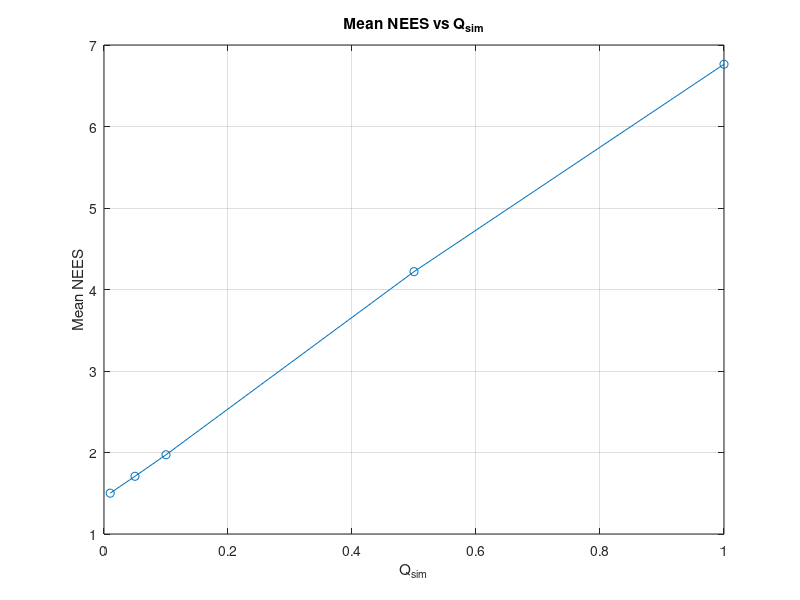

Here is the MATLAB script that generated this plot:
% Monte-Carlo 
% AIM: Adjusting Q_sim and see the OUTPUT in Mean NEES!!
% --------------------------------------------------

% Number of Monte Carlo runs
num_runs = 100;

% Define system matrices
A = eye(2); 
H = eye(2); 

% Initial state estimate and covariance
x_hat_0 = [0; 0]; % Initial state estimate
P_0 = eye(2); % Initial state covariance

% Measurement noise covariance (R)
R_sim = 0.1 * eye(2);

% Process noise covariance (Q) for Kalman filter
Q = 0.1 * eye(2); % Process noise covariance
R = 0.1 * eye(2); % Measurement noise covariance

% Time vector (Define the length of the simulation)
T = 0:0.1:10; 

% Range of Q_sim values to test
Q_sim_values = [0.01, 0.05, 0.1, 0.5, 1];

% Initialize array to store mean NEES for each Q_sim value
mean_NEES_all_Q_sim = zeros(length(Q_sim_values), 1);

for q_index = 1:length(Q_sim_values)
    Q_sim = Q_sim_values(q_index) * eye(2);
    
    % Initialize arrays to store NEES values for all runs
    NEES_values = zeros(num_runs, length(T));
    
    for run = 1:num_runs
        % Generate Simulated Data
        x_true = zeros(2, length(T)); % True state
        z = zeros(2, length(T)); % Measurements
        for i = 1:length(T)
            % Simulate true state dynamics 
            if i == 1
                x_true(:, i) = x_hat_0 + sqrtm(Q_sim) * randn(2, 1);
            else
                x_true(:, i) = A * x_true(:, i-1) + sqrtm(Q_sim) * randn(2, 1);
            end
            % Simulate measurements (true state + noise)
            z(:, i) = H * x_true(:, i) + sqrtm(R_sim) * randn(2, 1);
        end

        % Run the Kalman Filter
        x_hat = zeros(2, length(T)); % Estimated states
        P = zeros(2, 2, length(T)); % State covariances

        % Initialize Kalman filter with initial state estimate and covariance
        x_hat(:, 1) = x_hat_0;
        P(:, :, 1) = P_0;

        % Loop over time steps
        for i = 2:length(T)
            % Prediction step
            x_hat(:, i) = A * x_hat(:, i-1); % Predicted state
            P(:, :, i) = A * P(:, :, i-1) * A' + Q; % Predicted covariance

            % Update step
            K = P(:, :, i) * H' / (H * P(:, :, i) * H' + R); % Kalman gain
            x_hat(:, i) = x_hat(:, i) + K * (z(:, i) - H * x_hat(:, i)); % Updated state estimate
            P(:, :, i) = (eye(2) - K * H) * P(:, :, i); % Updated covariance

            % Calculate NEES
            e = x_hat(:, i) - x_true(:, i); % Estimation error
            NEES_values(run, i) = e' * (P(:, :, i) \ e); % NEES (corrected element-wise division)
        end
    end

    % Calculate mean NEES over all runs and time steps for the current Q_sim value
    mean_NEES_all_Q_sim(q_index) = mean(mean(NEES_values, 2)); % Mean NEES over all runs and time steps
end

% Plot the change of Mean NEES with different Q_sim values
figure;
plot(Q_sim_values, mean_NEES_all_Q_sim, 'o-');
xlabel('Q_{sim}');
ylabel('Mean NEES');
title('Mean NEES vs Q_{sim}');
grid on;
